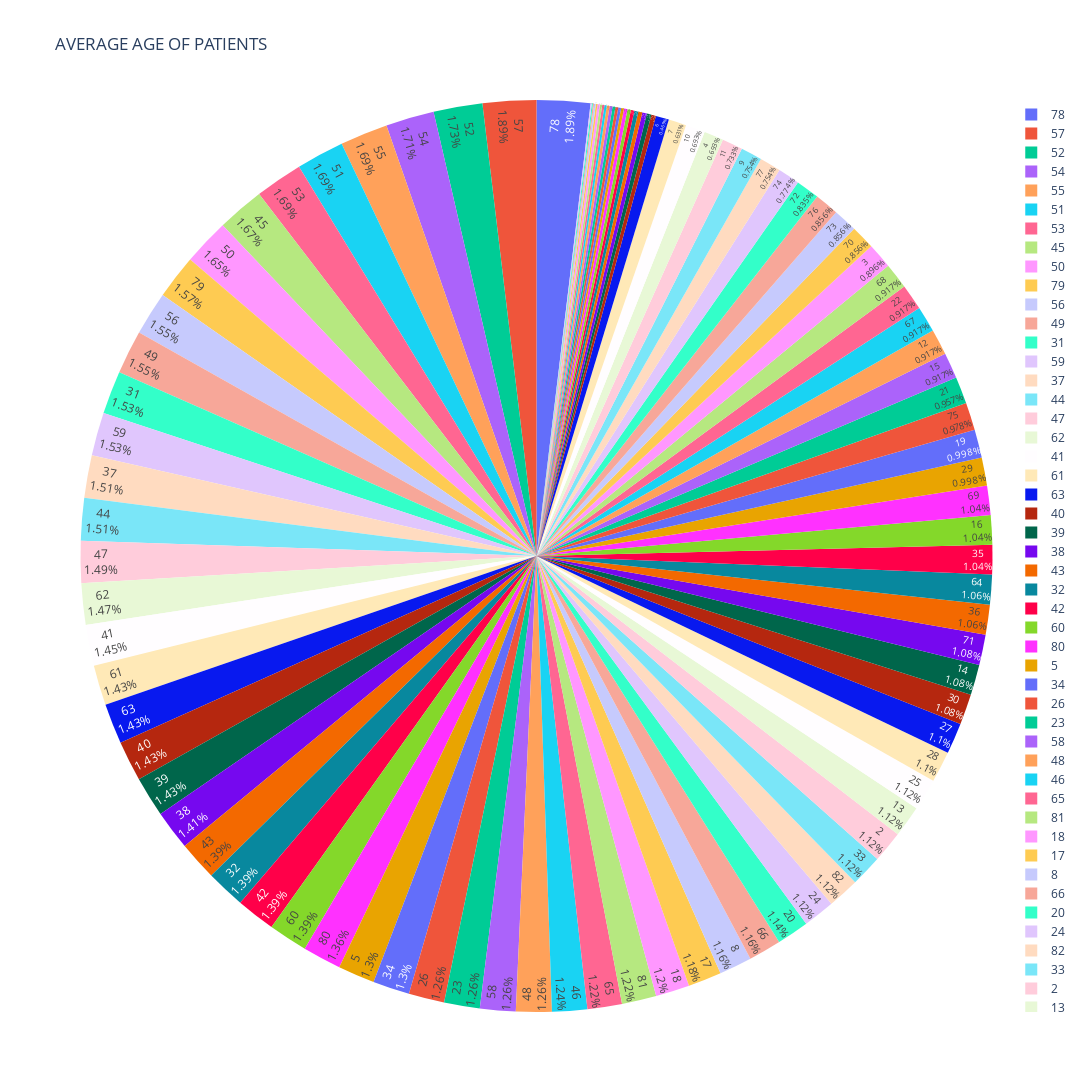

Here is the notebook cell this chart was saved with:
### Code cell
"AVERAGE AGE OF PATIENTS"

data_age = data ['age'].value_counts()

fig = px.pie(values=data_age.values,names=data_age.index,height=1500,width=3000,hole=0,title="AVERAGE AGE OF PATIENTS")#AVERAGE AGE OF PATIENTS
fig.update_traces(textposition='inside', textinfo='percent+label', insidetextorientation='radial')
fig.show()

### Figure 1 — Plotly figure (JSON) as saved in the notebook; plotly's stock layout.template omitted (floating-point values rounded to 4 significant figures)
{"data": [{"domain": {"x": [0, 1], "y": [0, 1]}, "hole": 0, "hovertemplate": "label=%{label}<br>value=%{value}<extra></extra>", "insidetextorientation": "radial", "labels": [78, 57, 52, 54, 55, 51, 53, 45, 50, 79, 56, 49, 31, 59, 37, 44, 47, 62, 41, 61, 63, 40, 39, 38, 43, 32, 42, 60, 80, 5, 34, 26, 23, 58, 48, 46, 65, 81, 18, 17, 8, 66, 20, 24, 82, 33, 2, 13, 25, 28, 27, 30, 14, 71, 36, 64, 35, 16, 69, 29, 19, 75, 21, 15, 12, 67, 22, 68, 3, 70, 73, 76, 72, 74, 77, 9, 11, 4, 10, 7, 6, 1.64, 1.8, 1.24, 1.08, 1.88, 1.32, 1.72, 1.48, 0.32, 1, 0.56, 0.24, 0.88, 0.72, 0.8, 0.64, 1.56, 1.16, 1.4, 0.16, 0.4, 0.08, 0.48], "legendgroup": "", "name": "", "showlegend": true, "textinfo": "percent+label", "textposition": "inside", "type": "pie", "values": [93, 93, 85, 84, 83, 83, 83, 82, 81, 77, 76, 76, 75, 75, 74, 74, 73, 72, 71, 70, 70, 70, 70, 69, 68, 68, 68, 68, 67, 64, 64, 62, 62, 62, 62, 61, 60, 60, 59, 58, 57, 57, 56, 55, 55, 55, 55, 55, 55, 54, 54, 53, 53, 53, 52, 52, 51, 51, 51, 49, 49, 48, 47, 45, 45, 45, 45, 45, 44, 42, 42, 42, 41, 38, 37, 37, 36, 34, 34, 31, 23, 8, 8, 8, 7, 7, 6, 6, 6, 5, 5, 5, 5, 5, 5, 4, 4, 4, 4, 3, 3, 2, 2, 2]}], "layout": {"height": 1500, "legend": {"tracegroupgap": 0}, "title": {"text": "AVERAGE AGE OF PATIENTS"}, "width": 3000}}
